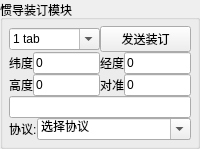
         <widget class="QGroupBox" name="groupBox_6">
          <property name="sizePolicy">
           <sizepolicy hsizetype="Preferred" vsizetype="Maximum">
            <horstretch>0</horstretch>
            <verstretch>0</verstretch>
           </sizepolicy>
          </property>
          <property name="title">
           <string>惯导装订模块</string>
          </property>
          <layout class="QVBoxLayout" name="verticalLayout_11">
           <property name="spacing">
            <number>0</number>
           </property>
           <property name="leftMargin">
            <number>6</number>
           </property>
           <property name="topMargin">
            <number>6</number>
           </property>
           <property name="rightMargin">
            <number>6</number>
           </property>
           <property name="bottomMargin">
            <number>6</number>
           </property>
           <item>
            <widget class="QWidget" name="widget_8" native="true">
             <layout class="QHBoxLayout" name="horizontalLayout_9">
              <property name="spacing">
               <number>0</number>
              </property>
              <property name="leftMargin">
               <number>0</number>
              </property>
              <property name="topMargin">
               <number>0</number>
              </property>
              <property name="rightMargin">
               <number>0</number>
              </property>
              <property name="bottomMargin">
               <number>0</number>
              </property>
              <item>
               <widget class="QComboBox" name="comboBox_binding_com">
                <property name="sizePolicy">
                 <sizepolicy hsizetype="Minimum" vsizetype="Fixed">
                  <horstretch>0</horstretch>
                  <verstretch>0</verstretch>
                 </sizepolicy>
                </property>
                <property name="toolTip">
                 <string>&lt;html&gt;&lt;head/&gt;&lt;body&gt;&lt;p&gt;串口&lt;/p&gt;&lt;/body&gt;&lt;/html&gt;</string>
                </property>
                <property name="editable">
                 <bool>true</bool>
                </property>
                <item>
                 <property name="text">
                  <string>1 tab</string>
                 </property>
                </item>
                <item>
                 <property name="text">
                  <string>2 tab</string>
                 </property>
                </item>
                <item>
                 <property name="text">
                  <string>3 tab</string>
                 </property>
                </item>
               </widget>
              </item>
              <item>
               <widget class="QPushButton" name="pushButton_binding_send">
                <property name="sizePolicy">
                 <sizepolicy hsizetype="Ignored" vsizetype="Fixed">
                  <horstretch>0</horstretch>
                  <verstretch>0</verstretch>
                 </sizepolicy>
                </property>
                <property name="text">
                 <string>发送装订</string>
                </property>
               </widget>
              </item>
             </layout>
            </widget>
           </item>
           <item>
            <widget class="QWidget" name="widget_9" native="true">
             <layout class="QHBoxLayout" name="horizontalLayout_10">
              <property name="spacing">
               <number>0</number>
              </property>
              <property name="leftMargin">
               <number>0</number>
              </property>
              <property name="topMargin">
               <number>0</number>
              </property>
              <property name="rightMargin">
               <number>0</number>
              </property>
              <property name="bottomMargin">
               <number>0</number>
              </property>
              <item>
               <widget class="QLabel" name="label_33">
                <property name="sizePolicy">
                 <sizepolicy hsizetype="Fixed" vsizetype="Preferred">
                  <horstretch>0</horstretch>
                  <verstretch>0</verstretch>
                 </sizepolicy>
                </property>
                <property name="text">
                 <string>纬度</string>
                </property>
               </widget>
              </item>
              <item>
               <widget class="QLineEdit" name="lineEdit_binding_latitude">
                <property name="sizePolicy">
                 <sizepolicy hsizetype="Ignored" vsizetype="Fixed">
                  <horstretch>0</horstretch>
                  <verstretch>0</verstretch>
                 </sizepolicy>
                </property>
                <property name="text">
                 <string>0</string>
                </property>
               </widget>
              </item>
              <item>
               <widget class="QLabel" name="label_34">
                <property name="sizePolicy">
                 <sizepolicy hsizetype="Fixed" vsizetype="Preferred">
                  <horstretch>0</horstretch>
                  <verstretch>0</verstretch>
                 </sizepolicy>
                </property>
                <property name="text">
                 <string>经度</string>
                </property>
               </widget>
              </item>
              <item>
               <widget class="QLineEdit" name="lineEdit_binding_longitude">
                <property name="sizePolicy">
                 <sizepolicy hsizetype="Ignored" vsizetype="Fixed">
                  <horstretch>0</horstretch>
                  <verstretch>0</verstretch>
                 </sizepolicy>
                </property>
                <property name="text">
                 <string>0</string>
                </property>
               </widget>
              </item>
             </layout>
            </widget>
           </item>
           <item>
            <widget class="QWidget" name="widget_10" native="true">
             <layout class="QHBoxLayout" name="horizontalLayout_14">
              <property name="spacing">
               <number>0</number>
              </property>
              <property name="leftMargin">
               <number>0</number>
              </property>
              <property name="topMargin">
               <number>0</number>
              </property>
              <property name="rightMargin">
               <number>0</number>
              </property>
              <property name="bottomMargin">
               <number>0</number>
              </property>
              <item>
               <widget class="QLabel" name="label_36">
                <property name="sizePolicy">
                 <sizepolicy hsizetype="Fixed" vsizetype="Preferred">
                  <horstretch>0</horstretch>
                  <verstretch>0</verstretch>
                 </sizepolicy>
                </property>
                <property name="text">
                 <string>高度</string>
                </property>
               </widget>
              </item>
              <item>
               <widget class="QLineEdit" name="lineEdit_binding_height">
                <property name="sizePolicy">
                 <sizepolicy hsizetype="Ignored" vsizetype="Fixed">
                  <horstretch>0</horstretch>
                  <verstretch>0</verstretch>
                 </sizepolicy>
                </property>
                <property name="text">
                 <string>0</string>
                </property>
               </widget>
              </item>
              <item>
               <widget class="QLabel" name="label_43">
                <property name="sizePolicy">
                 <sizepolicy hsizetype="Fixed" vsizetype="Preferred">
                  <horstretch>0</horstretch>
                  <verstretch>0</verstretch>
                 </sizepolicy>
                </property>
                <property name="text">
                 <string>对准</string>
                </property>
               </widget>
              </item>
              <item>
               <widget class="QLineEdit" name="lineEdit_binding_time">
                <property name="sizePolicy">
                 <sizepolicy hsizetype="Ignored" vsizetype="Fixed">
                  <horstretch>0</horstretch>
                  <verstretch>0</verstretch>
                 </sizepolicy>
                </property>
                <property name="text">
                 <string>0</string>
                </property>
               </widget>
              </item>
             </layout>
            </widget>
           </item>
           <item>
            <widget class="QLineEdit" name="lineEdit_binding_command"/>
           </item>
           <item>
            <layout class="QHBoxLayout" name="horizontalLayout_11">
             <property name="spacing">
              <number>0</number>
             </property>
             <item>
              <widget class="QLabel" name="label_67">
               <property name="sizePolicy">
                <sizepolicy hsizetype="Maximum" vsizetype="Preferred">
                 <horstretch>0</horstretch>
                 <verstretch>0</verstretch>
                </sizepolicy>
               </property>
               <property name="text">
                <string>协议:</string>
               </property>
              </widget>
             </item>
             <item>
              <widget class="QComboBox" name="comboBox_binding_rule">
               <property name="sizePolicy">
                <sizepolicy hsizetype="Minimum" vsizetype="Fixed">
                 <horstretch>0</horstretch>
                 <verstretch>0</verstretch>
                </sizepolicy>
               </property>
               <property name="editable">
                <bool>true</bool>
               </property>
               <item>
                <property name="text">
                 <string>选择协议</string>
                </property>
               </item>
              </widget>
             </item>
            </layout>
           </item>
          </layout>
         </widget>
